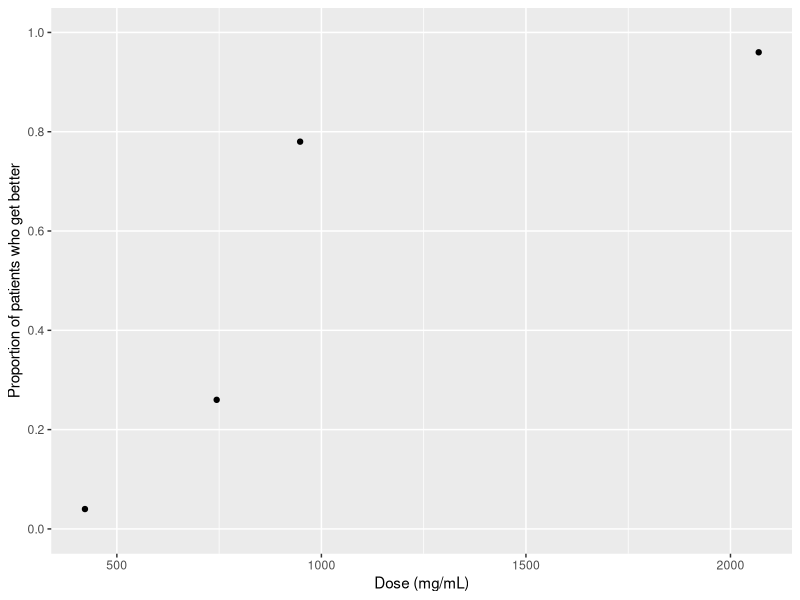
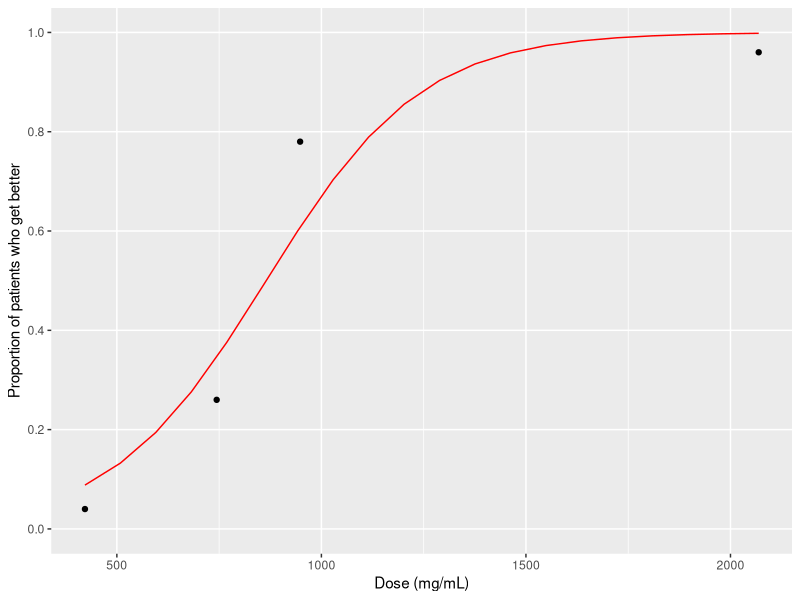
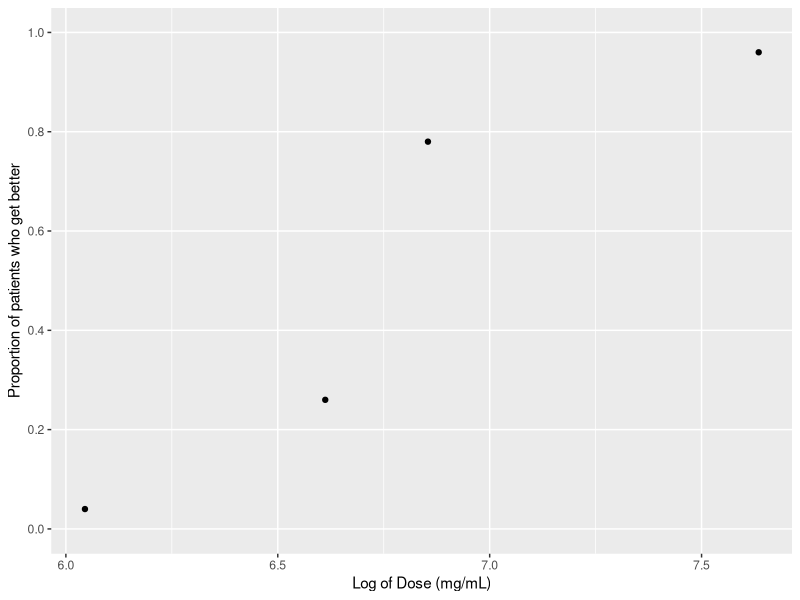
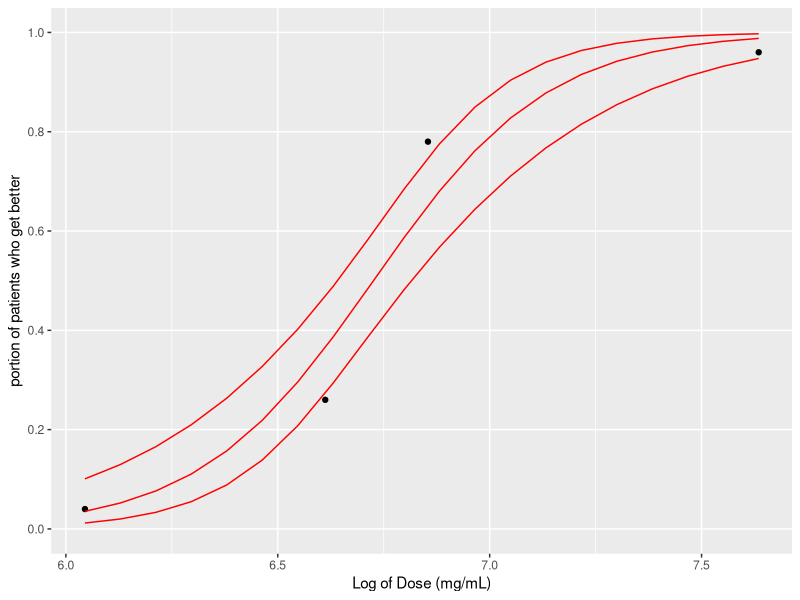

Write R code to recreate these figures, in order.
# STATISTICAL MODELLING


# Add Libraries -----------------------------------------------------------
lib <- c('dplyr', 'ggplot2', 'MASS')
lapply(lib, library, character.only = T)
rm(lib)


# Data --------------------------------------------------------------------
Patient_group <- c(1,2,3,4) #i
Dose <- c(422,744,948,2069) #di
Number_treated <- c(50,50,50,50) #ni
Number_better <- c(2,13,39,48) #yi

#
# Put the data in a data frame
#
experiment_df <- data.frame(Patient_group, Dose, Number_treated, Number_better)
experiment_df


# Statistical Modelling Part (a)* -----------------------------------------
## Calculate the proportion of patients who gets better with the new medicine and
## use ggplot2 to visualize these data. 

#
# Work out proportions with reduced blood pressure 
#
experiment_df <- experiment_df %>% mutate(Proportion_reduced = Number_better / Number_treated)
experiment_df

# 
# Plot these proportions
#
ggplot(experiment_df, aes(x = Dose, y = Proportion_reduced)) +
 geom_point() +
 labs(x = "Dose (mg/mL)",
      y = "Proportion of patients who get better") +
 scale_y_continuous(breaks = c(0, 0.2, 0.4, 0.6, 0.8, 1),
                    minor_breaks = NULL,
                    limits = c(0, 1))

## What can you conclude from the plot?

# A dose of 500mg/ml or less has no real impact on the proportion of patients
# who get better (less than 4%). There is a reasonable increase at around the
# 750mg/ml as it reaches over 20% of the patients. However, the best increase is
# when the dose is increased to 1000mg/ml with nearly 80% of patients getting
# better. To increase the proportion of patients to just under 100%, it appears
# that the dose needs to be more than double to above 2000mg/ml. This is
# comparable with the current COVID vacinations which see a large increase from
# the first dose and almost complete immunity with a second dose.


# Statistical Modelling Part (b)* -----------------------------------------

##QUESTION
## Fit the model in the frequentist framework and report hat beta_0 (intercept)
## and hat beta_1 (Dose (x))

# Fitting the binary logistic regression model
m <- glm(cbind(Number_better, 
               Number_treated - Number_better) ~ Dose, 
         family = binomial, 
         data = experiment_df)

# Maximum likelihood estimates - hat beta_0 and hat beta_1 of the parameters beta_0 and beta_1
beta_0_hat <- coef(m)[1]
beta_0_hat

beta_1_hat <- coef(m)[2]
beta_1_hat

# Confidence intervals for beta_0 and beta_1
confint(m)


# Visualization of the fitted model

# Number of Dose points at which to predict
N <- 20

# Sequence of Dose values
Dose_seq <- seq(from = min(Dose), to = max(Dose), length = N)

# Predict beta_0 + beta_1 x = beta_0 + beta_1 Dose at these values
# The predicted values are given by hat beta_0 + hat beta_1 Dose
eta_seq <- predict(m, # Model, and new data:
                   newdata = data.frame(Dose = Dose_seq))

# Transform to probabilities
p_seq <- exp(eta_seq) / (1 + exp(eta_seq))

# Put these values into a data frame
predictions_df <- data.frame(Dose_seq, eta_seq, p_seq)

# Add to the ggplot
ggplot(experiment_df, aes(x = Dose, y = Proportion_reduced)) +
 geom_point() +
 # Add the estimated values of p (predictions)
 geom_line(aes(x = Dose_seq, 
               y = p_seq), 
           data = predictions_df, # Stored in this data frame
           colour = "red") +
 labs(x = "Dose (mg/mL)",
      y = "Proportion of patients who get better") +
 scale_y_continuous(breaks = c(0, 0.2, 0.4, 0.6, 0.8, 1),
                    minor_breaks = NULL,
                    limits = c(0, 1))



# Statistical Modelling Part (c)*** ---------------------------------------
# Logarithmic Model

## QUESTION
## Create a similar plot to that produced in part (a) to visualise log(di)
## against the proportion of Covid-19 patients who gets better and compare the
## two plots.

# Work out the log of the dose and add to data frame
experiment_df <- experiment_df %>% mutate(Log_Dose = log(Dose))

# Plot these proportions
ggplot(experiment_df, aes(x = Log_Dose, y = Proportion_reduced)) +
 geom_point() +
 labs(x = "Log of Dose (mg/mL)",
      y = "Proportion of patients who get better") +
 scale_y_continuous(breaks = c(0, 0.2, 0.4, 0.6, 0.8, 1),
                    minor_breaks = NULL,
                    limits = c(0, 1))


## QUESTION
## What do you conclude?

print("############################## INSERT ANSWER HERE ##############################")


# Fitting the binary logistic regression model
# glm needs the number of successes and the number of failures
m_log <- glm(cbind(Number_better, 
               Number_treated - Number_better) ~ Log_Dose, 
         family = binomial, 
         data = experiment_df)

## QUESTION
## Fit the logarithmic model in the frequentist framework, report hat beta_0 and hat beta_1
beta_0_hat <- coef(m_log)[1]
beta_0_hat

beta_1_hat <- coef(m_log)[2]
beta_1_hat


## QUESTION
## Calculate the 95% confidence intervals for beta_0 and beta_1.
confint(m_log)


## QUESTION
## Which of the two frequentist models considered in parts (b) and (c) (the standard or the logarithmic model) do you prefer? Why?

print("############################## INSERT ANSWER HERE ##############################")



# Statistical Modelling Part (d)** ----------------------------------------

## QUESTION
## Use the logarithmic model implemented in part (c) to predict the probabilities that Covid-19 patients who receive doses of 600, 800 and 1500 mg/mL of the medicine get better. In addition, calculate the 95% confidence intervals for each prediction.

## Indirect Method
Dose_new <- c(log(600),log(800),log(1500))

# Estimated value of eta and associated standard error at Dose_new
eta_hat <- predict(m_log, 
               newdata = data.frame(Log_Dose = Dose_new),
               se.fit = TRUE) # Extract the standard errors

# Approximate 95% confidence interval for eta
eta_estimate_ci <- c(estimate =eta_hat$fit, 
                      lower = eta_hat$fit - 2 * eta_hat$se.fit, # Lower limit
                      upper = eta_hat$fit + 2 * eta_hat$se.fit) # Upper limit

# Convert to a confidence interval for p
p_estimate_ci <- exp(eta_estimate_ci) / (1 + exp(eta_estimate_ci))

data.frame(exp(Dose_new), p_estimate_ci)


## QUESTION
## What can you conclude from these results?

print("As the dose increases the probability of getting better increases.")


## Direct Method
p_hat_direct <- predict(m_log, 
               newdata = data.frame(Log_Dose = Dose_new),
               type = "response", # Prediction of p, not eta
               se.fit = TRUE) # Extract the standard errors

# Confidence interval for p
p_estimate_ci_direct <- c(estimate = p_hat_direct$fit,
                            lower = p_hat_direct$fit - 2 * p_hat_direct$se.fit, # Lower limit
                            upper = p_hat_direct$fit + 2 * p_hat_direct$se.fit) # Upper limit

data.frame(exp(Dose_new), p_estimate_ci_direct)

## QUESTION
## Which one of the two methods is generally recommended? Why?

print("It is generally recommended to use the indirect method as it provides more accurate results more regularly than the direct method.")

# Statistical Modelling Part (e)** ----------------------------------------

## QUESTION
## Use the logarithmic model implemented in part (c) to produce the plot below, with 95% confidence intervals obtained using the indirect method, and comment on it.


Dose_seq_log <- seq(from = min(log(Dose)), to = max(log(Dose)), length = N)

# Obtain the estimated values of eta and associated standard errors at a sequence of Dose values
eta_seq_log <- predict(m_log, 
                  newdata = data.frame(Log_Dose = Dose_seq_log),
                  se.fit = TRUE) # Extract the standard errors

# Transform estimated values of eta to probabilities 
p_seq_log <- exp(eta_seq_log$fit) / (1 + exp(eta_seq_log$fit))

#  Confidence intervals for eta, saved in a matrix 
eta_seq_log_ci <- cbind(eta_seq_log$fit - 2 * eta_seq_log$se.fit, # Lower limits
                        eta_seq_log$fit + 2 * eta_seq_log$se.fit) # Upper limits

# Convert to ** confidence intervals for p **
p_seq_log_ci <- 
  exp(eta_seq_log_ci) / (1 + exp(eta_seq_log_ci))

# Put all these values into a data frame
predictions_df_log <- data.frame(Dose_seq_log,  
                             p_seq_log = p_seq_log, # Estimated values of p
                              # Lower confidence limits
                             p_lower_log = p_seq_log_ci[,1],
                              # Upper confidence limits
                             p_upper_log = p_seq_log_ci[,2])

# Add to the ggplot 
ggplot(experiment_df, aes(x = Log_Dose, y = Proportion_reduced)) +
  geom_point() +
   # Add the estimated values of p (predictions)
  geom_line(aes(x = Dose_seq_log, 
                y = p_seq_log), 
            data = predictions_df_log, # Stored in this data frame
            colour = "red") +
   # Add the lower confidence limits
  geom_line(aes(x = Dose_seq_log, 
                y = p_lower_log), 
            data = predictions_df_log, # Stored in this data frame
            colour = "red") +
     # Add the upper confidence limits
  geom_line(aes(x = Dose_seq_log, 
                y = p_upper_log), 
            data = predictions_df_log, # Stored in this data frame
            colour = "red") +
  labs(x = "Log of Dose (mg/mL)",
       y = "portion of patients who get better") +
  scale_y_continuous(breaks = c(0, 0.2, 0.4, 0.6, 0.8, 1),
                     minor_breaks = NULL,
                     limits = c(0, 1))


## QUESTION
## In addition, perform a suitable statistical test to check whether the logarithmic model is adequate. 

# The hypotheses are:
# Null hypothesis H0: Model (2) provides an adequate fit to the data
# Alternative hypothesis H1: Model (2) does not provide an adequate fit to the data.

p_value <- pchisq(deviance(m_log),# Specify the model under consideration
            df.residual(m_log),
            lower = FALSE)

p_value

## QUESTION
## State your hypotheses and conclusions carefully.
print("p-value is less than 0.05 and thus the null hypothesis is rejected signifiying that this model is not an adequete fit to the data.") 
